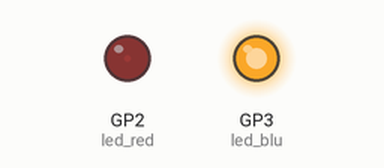
Recording of a program running on a simulated Raspberry Pi Pico running MicroPython. Parts: output pins drawn as LEDs (lit = HIGH).

Above: at 0.05 s.
At 0.5 s:
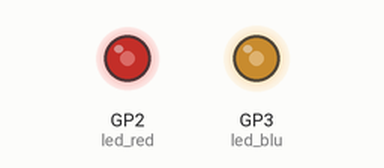
At 0.95 s:
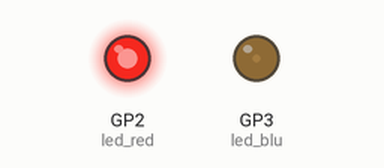
At 1.8 s:
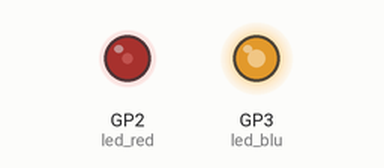
Timing chart, 0 to 4.8 s (numbered marks = the images above):
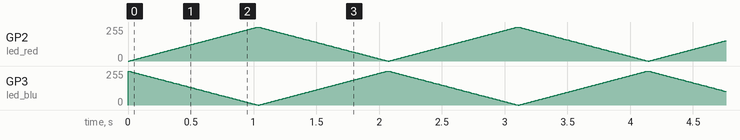

The program:

4_led_pwm.py
```python
from machine import Pin, PWM
import time

# GPIO 핀 설정 (PWM 핀)
led_red = PWM(Pin(2))
led_blu = PWM(Pin(3))

# PWM 주파수 설정, 1kHz로 설정
led_red.freq(1000)
led_blu.freq(1000)

# 메인 루프
try:
    while True:
        # LED 밝기 증가 (0 ~ 1023)
        for duty in range(0, 1024, 10):  # 10씩 증가
            led_red.duty_u16(duty * 64)  # 0~1023을 16비트 범위로 변환
            led_blu.duty_u16((1023 - duty) * 64)  # 반대로 감소
            time.sleep(0.01)

        # LED 밝기 감소 (1023 ~ 0)
        for duty in range(1023, -1, -10):  # 10씩 감소
            led_red.duty_u16(duty * 64)  # 0~1023을 16비트 범위로 변환
            led_blu.duty_u16(1023 * 64 - duty * 64)  # 반대로 증가
            time.sleep(0.01)

except KeyboardInterrupt:
    # 종료 시 LED 끄기
    led_red.duty_u16(0)  # LED Red 끄기
    led_blu.duty_u16(0)  # LED Blue 끄기
    print("Turn off")
```
